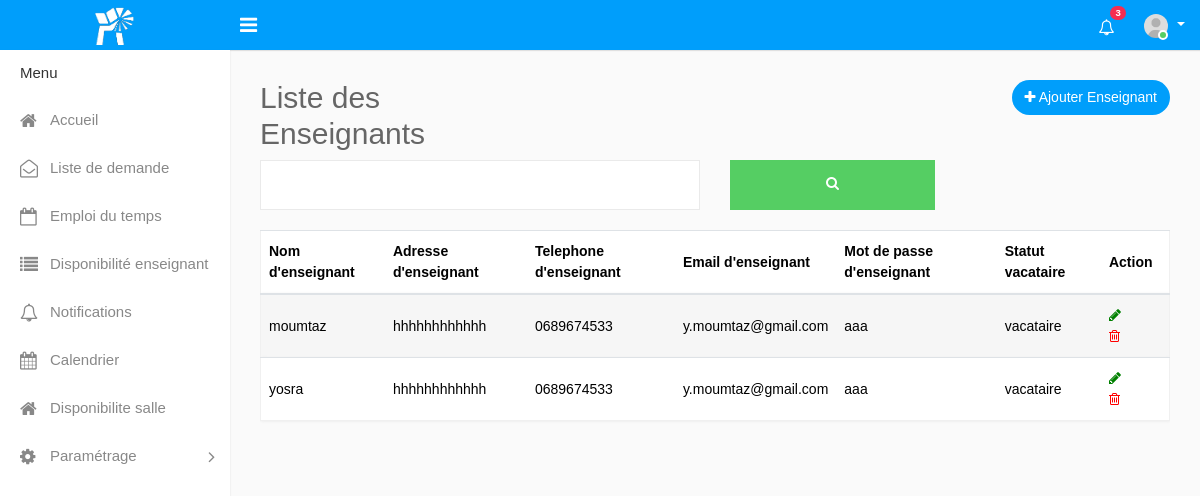
Page /enseignant.php on the earlier database version.
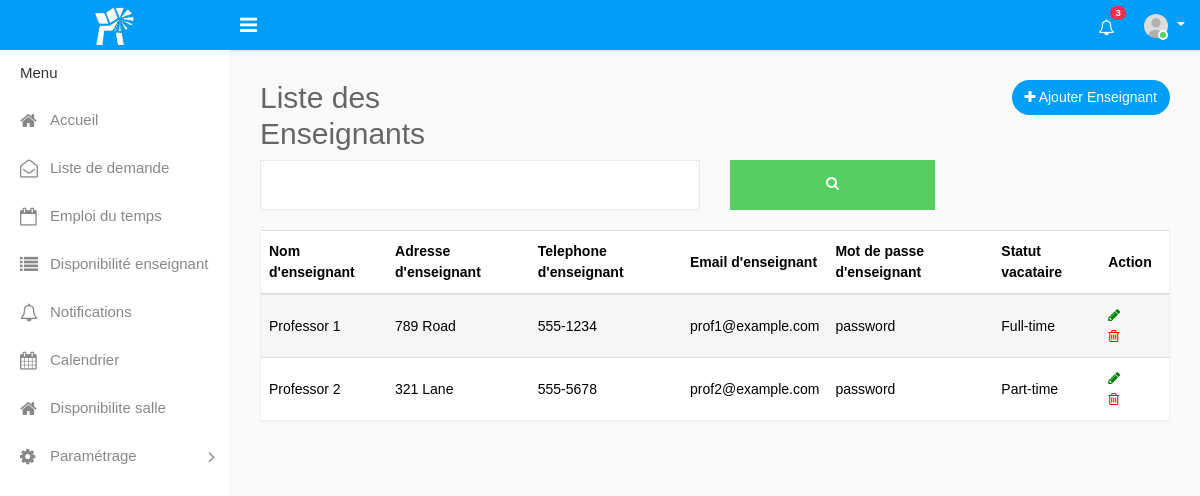
Same page on the later database version.
### tables this page shows
CREATE TABLE `enseignant` (
  `id_enseignant` int(11) NOT NULL,
  `nom_enseignant` varchar(50) NOT NULL,
  `email_enseignant` varchar(50) NOT NULL,
  `adresse` varchar(50) NOT NULL,
  `telephone` varchar(50) NOT NULL,
  `statut_enseignant` varchar(50) NOT NULL,
  `password` varchar(50) NOT NULL
);

### enseignant.php (the view, shortened to what the changed rows need)
<!DOCTYPE html>
<html lang="en">
<head>
    <link rel="stylesheet" type="text/css" href="assets/css/bootstrap.min.css">
    <link rel="stylesheet" type="text/css" href="assets/css/font-awesome.min.css">
    <link rel="stylesheet" type="text/css" href="assets/css/select2.min.css">
    <link rel="stylesheet" type="text/css" href="assets/css/style.css">
</head>
<body>
    <div class="main-wrapper">
        <div class="page-wrapper">
            <div class="content">
                <div class="row">
                    <div class="col-sm-4 ">
                        <h2>Liste des Enseignants</h2>
                    </div>
                </div>
                <div class="row">
                    <div class="col-md-12">
                        <div class="table-responsive">
                            <table class="table table-striped custom-table">
                                <thead>
                                    <tr>
                                        <th>Nom d'enseignant</th>
                                        <th>Adresse d'enseignant</th>
                                        <th>Telephone d'enseignant</th>
                                        <th>Email d'enseignant</th>
                                        <th>Mot de passe d'enseignant</th>
                                        <th>Statut vacataire</th>
                                        <th class="text-left">Action</th>
                                    </tr>
                                </thead>
                                <tbody>
                                <?php
                                include("config.php");
                                $requeteSelect = "SELECT * FROM enseignant";
                                $result = $mysqli->query($requeteSelect);
                                while ($row = mysqli_fetch_array($result)) {
                                    echo "<tr>";
                                    echo "<td>". $row['nom_enseignant'] ."</td>";
                                    echo "<td>". $row['adresse'] ."</td>";
                                    echo "<td>". $row['telephone'] ."</td>";
                                    echo "<td>". $row['email_enseignant'] ."</td>";
                                    echo "<td>". $row['password'] ."</td>";
                                    echo "<td>". $row['statut_enseignant'] ."</td>";
                                    echo "<td><a href=\"edit_enseignant.php?id_enseignant=".$row['id_enseignant']."\" style=\"margin-right:10px; color:green;\"><i class=\"fa fa-pencil m-r-5\"></i></a>
                                     <a href=\"delete_enseignant.php?id_enseignant=" . $row['id_enseignant'] . "\" style=\"margin-right:10px; color:red;\" onClick=\"return confirm
                                     ('Êtes-vous sûr de vouloir supprimer cet enseignant ?');\"><i class=\"fa fa-trash-o m-r-5\"></i></a></td>";
                                    echo "</tr>";
                                } ?>
                                </tbody>
                            </table>
                        </div>
                    </div>
                </div>
            </div>
        </div>
    </div>
</body>
</html>

Differences in the rows shown:
removed enseignant: nom_enseignant "moumtaz", adresse "hhhhhhhhhhhh", telephone "0689674533", email_enseignant "y.moumtaz@gmail.com", password "aaa", statut_enseignant "vacataire"
removed enseignant: nom_enseignant "yosra", adresse "hhhhhhhhhhhh", telephone "0689674533", email_enseignant "y.moumtaz@gmail.com", password "aaa", statut_enseignant "vacataire"
added enseignant: nom_enseignant "Professor 1", adresse "789 Road", telephone "555-1234", email_enseignant "prof1@example.com", password "password", statut_enseignant "Full-time"
added enseignant: nom_enseignant "Professor 2", adresse "321 Lane", telephone "555-5678", email_enseignant "prof2@example.com", password "password", statut_enseignant "Part-time"
